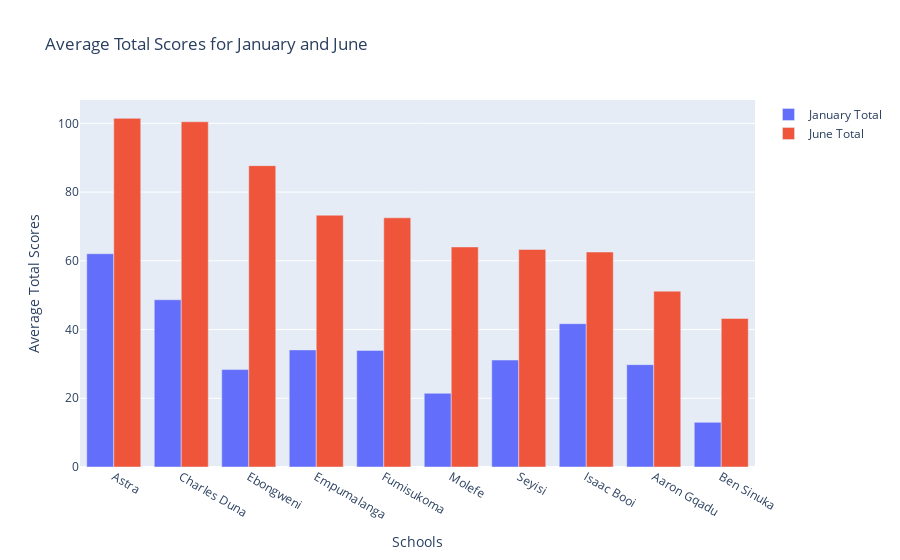

Notebook cell for this chart:
### Markdown cell above
# Grade 1 Summary

### Code cell
import plotly.graph_objects as go

# Create a new DataFrame, with means and sorted by 'June - Total'
Grade1_on_grouped = Grade1_on.groupby('Schools')[['Jan - Total', 'June - Total']].mean()
Grade1_on_sorted = Grade1_on_grouped.sort_values('June - Total', ascending=False).reset_index()

# Create bar traces for January and June
trace1 = go.Bar(
    x=Grade1_on_sorted['Schools'], 
    y=Grade1_on_sorted['Jan - Total'],
    name='January Total'
)

trace2 = go.Bar(
    x=Grade1_on_sorted['Schools'], 
    y=Grade1_on_sorted['June - Total'],
    name='June Total'
)

# Combine the traces
data = [trace1, trace2]

# Create a layout with title and axis labels
layout = go.Layout(
    title='Average Total Scores for January and June',
    barmode='group', # bars for the same x location will be placed beside each other
    xaxis=dict(title='Schools'),
    yaxis=dict(title='Average Total Scores')
)

# Create a Figure and plot it
fig = go.Figure(data=data, layout=layout)
fig.show()

### Figure 1 — Plotly figure (JSON) as saved in the notebook; plotly's stock layout.template omitted (floating-point values rounded to 4 significant figures)
{"data": [{"name": "January Total", "type": "bar", "x": ["Astra", "Charles Duna", "Ebongweni", "Empumalanga", "Fumisukoma", "Molefe", "Seyisi", "Isaac Booi", "Aaron Gqadu", "Ben Sinuka"], "y": [62.07, 48.67, 28.35, 34.07, 33.92, 21.44, 31.13, 41.71, 29.78, 13]}, {"name": "June Total", "type": "bar", "x": ["Astra", "Charles Duna", "Ebongweni", "Empumalanga", "Fumisukoma", "Molefe", "Seyisi", "Isaac Booi", "Aaron Gqadu", "Ben Sinuka"], "y": [101.5, 100.5, 87.69, 73.27, 72.51, 64.04, 63.3, 62.55, 51.17, 43.22]}], "layout": {"barmode": "group", "title": {"text": "Average Total Scores for January and June"}, "xaxis": {"title": {"text": "Schools"}}, "yaxis": {"title": {"text": "Average Total Scores"}}}}
